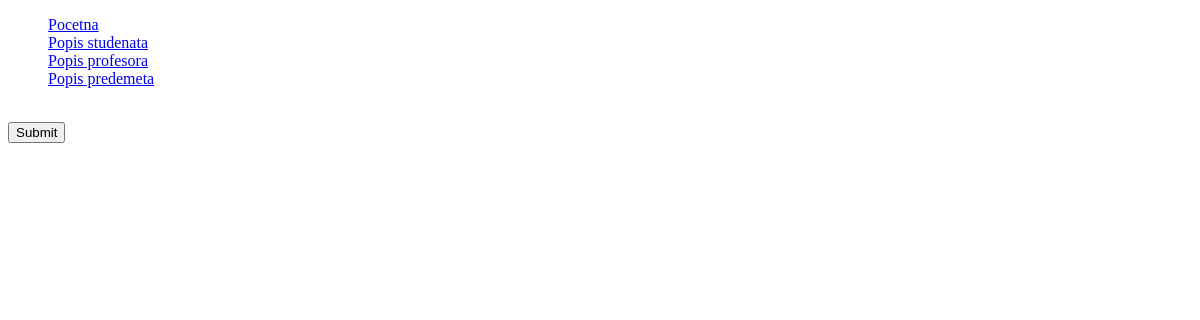
/odabir_predmeta/, run on an earlier commit of the app's database.
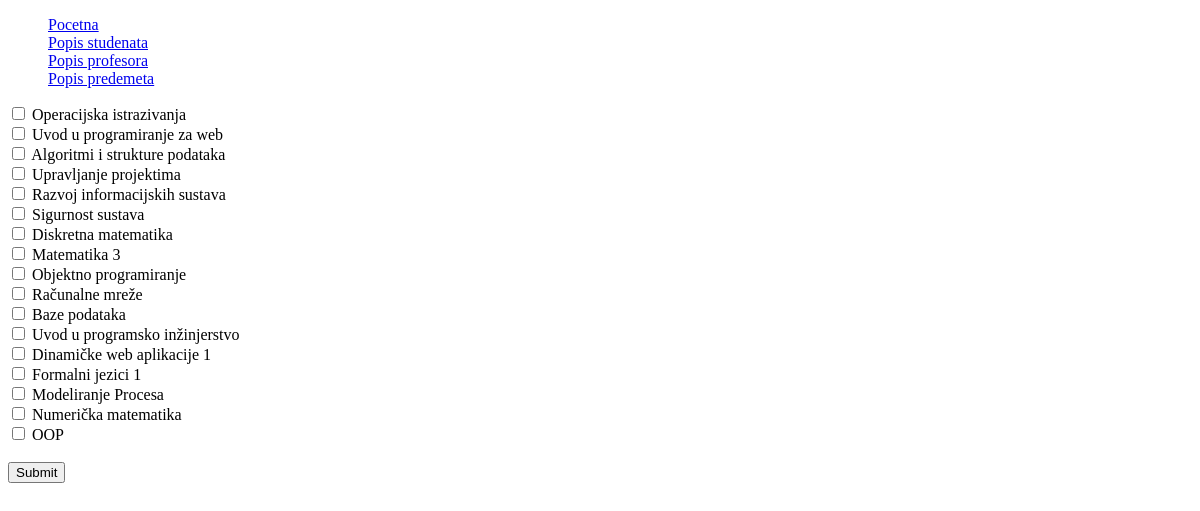
And on a later commit of the database.
### main/models.py (models this page shows, shortened)
class Predmet(models.Model):
    naziv_predmeta = models.CharField(max_length=30)
    broj_ectsa = models.IntegerField(default=5)
    semestar_predmeta = models.IntegerField()
    obavezan_predmet = models.BooleanField()
    nositelj_predmeta=models.ManyToManyField(Profesor)

### main/views.py (the view)
# urls.py: path("odabir_predmeta/" , views.odabir_predmeta),
def odabir_predmeta(request):
    lista_predmeta = Predmet.objects.all()
    context = {'lista_predmeta' : lista_predmeta}
    return render(request, 'main/odabir_predmeta.html' , context = context)

### templates/main/odabir_predmeta.html
{% extends "index.html" %}
{% block content %}
<form>
    {% for predmet in lista_predmeta %}
        <input type="checkbox" id="vehicle{{predmet.naziv_predmeta}}" name="vehicle{{predmet.naziv_predmeta}" value="{{naziv_predmeta}">
        <label for="vehicle{{predmet.naziv_predmeta}}"> {{predmet.naziv_predmeta}}</label><br>
    {% endfor %}
    <br>
    <input type="submit" value="Submit"/>
  </form>
{% endblock %}

### templates/index.html (shortened to what this page needs)
<!DOCTYPE html>
<head>
    {% load static %}
    <link rel="stylesheet" type="text/css" href="{% static 'style.css' %}">
</head>
<body>
    <nav>
        <ul>
            <li><a href = "/">Pocetna</a></li>
            <li><a href = "/studenti">Popis studenata</a></li>
            <li><a href = "/profesori">Popis profesora</a></li>
            <li><a href = "/predmeti">Popis predemeta</a></li>
        </ul>
    </nav>
    {% block content %}
    {% endblock %}
</body>

### static/style.css (style rules this page uses)
ul { list-style: none; }

What changed in the data, as far as the page shows it:
added Predmet: naziv_predmeta "Operacijska istrazivanja"
added Predmet: naziv_predmeta "Uvod u programiranje za web"
added Predmet: naziv_predmeta "Algoritmi i strukture podataka"
added Predmet: naziv_predmeta "Upravljanje projektima"
added Predmet: naziv_predmeta "Razvoj informacijskih sustava"
added Predmet: naziv_predmeta "Sigurnost sustava"
added Predmet: naziv_predmeta "Diskretna matematika"
added Predmet: naziv_predmeta "Matematika 3"
added Predmet: naziv_predmeta "Objektno programiranje"
added Predmet: naziv_predmeta "Računalne mreže"
added Predmet: naziv_predmeta "Baze podataka"
added Predmet: naziv_predmeta "Uvod u programsko inžinjerstvo"
added Predmet: naziv_predmeta "Dinamičke web aplikacije 1"
added Predmet: naziv_predmeta "Formalni jezici 1"
added Predmet: naziv_predmeta "Modeliranje Procesa"
added Predmet: naziv_predmeta "Numerička matematika"
added Predmet: naziv_predmeta "OOP"
